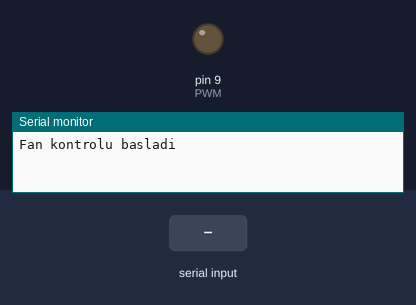
Bench run of a sketch on a simulated Arduino Uno, built with avr-gcc and run on an emulated ATmega328P. Parts: output pins drawn as LEDs (lit = HIGH), the last lines printed to the serial monitor. The inputs (shaded band) are chosen by the test bench.

Above: at 1.2 s.
1.3 s: "90,45\n" received over Serial
At 1.45 s:
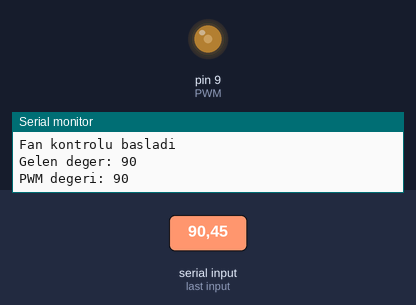
3.0 s: "30,150\n" received over Serial
At 3.6 s:
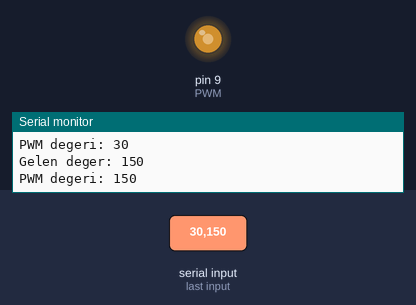
4.6 s: "200\n" received over Serial
At 5.8 s:
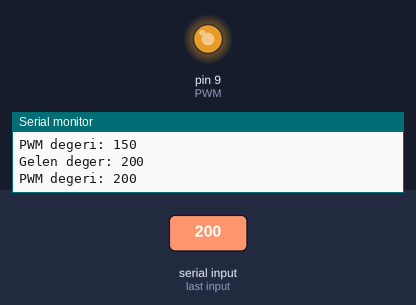
6.1 s: "90\n" received over Serial
At 7.2 s:
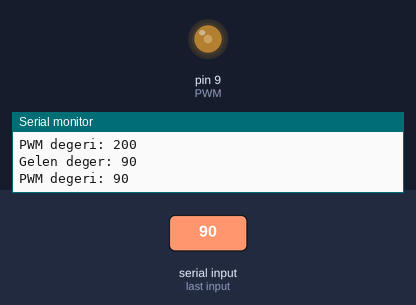
Timing chart, 0 to 8.6 s (numbered marks = the images above; inputs shaded):
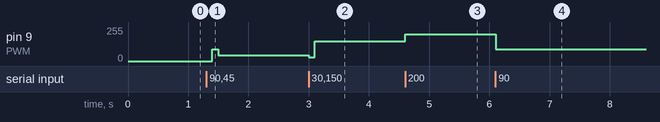

The sketch:

arduino_fan_control.ino
````cpp
int lastValue = 0;


void setup() {
  pinMode(9, OUTPUT); // PWM
  // Pin 9 ve 10  PWM 31.25 kHz olarak ayarla
  TCCR1B = TCCR1B & 0b11111000 | 0x01;
  Serial.begin(9600);
  Serial.println("Fan kontrolu basladi");
}


void loop() {
  if (Serial.available() > 1) {
    // Raspberry Pi'den gelen veriyi oku
    lastValue = Serial.parseInt();
    analogWrite(9, lastValue);

    Serial.print("Gelen deger: ");
    Serial.println(lastValue);
    Serial.print("PWM degeri: ");
    Serial.println(lastValue);
  }


  delay(100);
}
/* Raspberry pi ye usb ile baglanan Arduino ;

Raspberyy pi 4 icin python kodu
```python
from gpiozero import LED
import time
import serial

def get_cpu_temp():
    temp = None
    with open("/sys/class/thermal/thermal_zone0/temp") as f:
        temp = f.read()
    return float(temp) / 1000
def scale_value(value, old_min, old_max, new_min, new_max):
    old_range = old_max - old_min
    new_range = new_max - new_min
    new_value = (((value - old_min) * new_range) / old_range) + new_min
    return new_value
def map_temp_to_value(temp):
    if int(temp) in range(30,44):
        return 0
    if temp >= 60:
        return 255
    else:
        return int(scale_value(temp, 36, 60, 80, 254))

def send_to_arduino(value, ser):
    ser.write(f"{value}\n".encode())

def func_red(ser):
    temp = get_cpu_temp()
    value = map_temp_to_value(temp)
    send_to_arduino(value, ser)
    print(temp,value)
    time.sleep(10)

if __name__ == "__main__":

    ser = serial.Serial('/dev/ttyUSB0', 9600)  # Adjust the serial port as necessary
    try:
        while True:
            func_red(ser)
    except KeyboardInterrupt as e:
        send_to_arduino(0,ser)

```
*/
````

Measured:
- after the input at 1.3 s, pin 9 (PWM): 0/255 → 90/255 after 0.10 s, → 45/255 0.10 s later
- after the input at 3.0 s, pin 9 (PWM): 45/255 → 30/255 at once, → 150/255 0.10 s later
- after the input at 4.6 s, pin 9 (PWM): 150/255 → 200/255 at once
- after the input at 6.1 s, pin 9 (PWM): 200/255 → 90/255 at once
